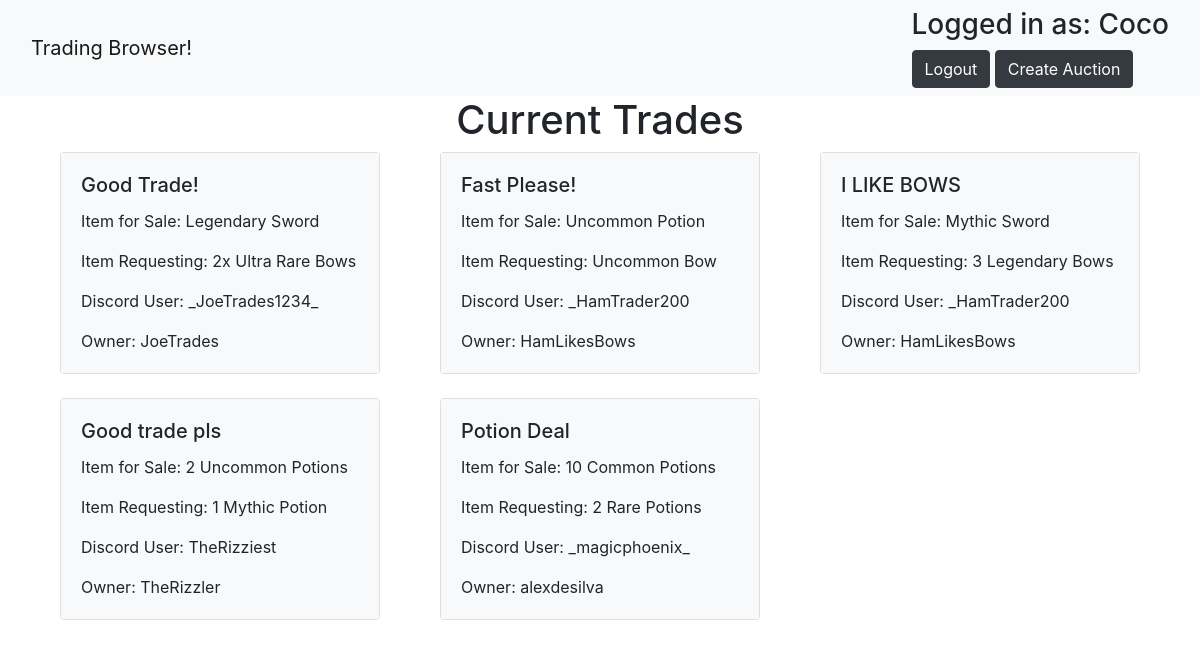
Page /Auction/ (signed in) on the committed database.
### AuctionApp/models.py (models this page shows)
class Trades(models.Model):
    ItemSell = models.CharField(null=False, max_length=30, default='')
    ItemBuy = models.CharField(null=False, max_length=30, default='')
    Title =  models.CharField(null=False, max_length=15, default='No Title')
    ForSale = models.BooleanField()
    ContactInfo = models.CharField(null=False, max_length=25, default='')
    user = models.ForeignKey(
        settings.AUTH_USER_MODEL,
        on_delete=models.CASCADE,
    )

### AuctionApp/views.py (the view)
def index(request):
    context = {}
    auctions = Trades.objects.all()
    context['auction_list'] = auctions
    return render(request, 'AuctionApp/auction_view.html', context=context)

### AuctionApp/templates/AuctionApp/auction_view.html (shortened to what this page needs)
<!DOCTYPE html>
<html lang="en">
    <head>
        {% load static %}
        <link rel="stylesheet" href="https://maxcdn.bootstrapcdn.com/bootstrap/4.5.2/css/bootstrap.min.css">
    </head>
<body>
<nav class="navbar navbar-light bg-light">
    <div class="container-fluid">
        <div class="navbar-header">
            <a class="navbar-brand" href="{% url 'AuctionApp:TradePage' %}">Trading Browser!</a>
        </div>
        <ul class="nav navbar-nav navbar-right">
            {% if user.is_authenticated %}
            <li>
                <h3>Logged in as: {{user.username}}</h2>
                <a href="{% url 'AuctionApp:logout' %}"><buttom class="btn btn-dark">Logout</buttom></a>
                <a href="{% url 'AuctionApp:createauction' %}"><button class="btn btn-dark">Create Auction</button></a>
            </li>
            {% else %}
            <li>
                <a href="{% url 'AuctionApp:registration' %}"><button class="btn btn-dark">Sign-Up</button></a>
                <a href="{% url 'AuctionApp:login' %}"><button class="btn btn-dark">Login</button></a>
            </li>
            {% endif %}
        </ul>
    </div>
</nav>
{% if user.is_authenticated %}
    <h1 class="text-center">Current Trades</h1>
    {% if auction_list %}
    <div class="container">
        <div class="card-deck">
            {% for auction in auction_list %}
            {% if auction.ForSale == True %}
                <div class="col-md-4 mb-4">
                    <div class="card">
                        <div class="card-body bg-light">
                            <h5 class="card-title">{{ auction.Title }}</h5>
                            <p class="card-text"> Item for Sale: {{ auction.ItemSell }}</p>
                            <p class="card-text"> Item Requesting: {{ auction.ItemBuy }}</p>
                            <p class="card-text"> Discord User: {{ auction.ContactInfo }}</p>
                            <p class="card-text">Owner: {{ auction.user }}</p>
                        </div>
                    </div>
                </div>
            {% endif %}
            {% endfor %}
        </div>
    </div>
    {% else %}
        Auctions dont exist aww
    {% endif %}
{% else %}
    <div class="d-flex min-vh-100 justify-content-center align-items-center">
        <h2 class="text-center"> Please login to view trades! </h2>
    </div>
{% endif %}
</body>

### rows in the picture
Trades: Title "Good Trade!", ItemSell "Legendary Sword", ItemBuy "2x Ultra Rare Bows", ContactInfo "_JoeTrades1234_", user "JoeTrades"
Trades: Title "Fast Please!", ItemSell "Uncommon Potion", ItemBuy "Uncommon Bow", ContactInfo "_HamTrader200", user "HamLikesBows"
Trades: Title "I LIKE BOWS", ItemSell "Mythic Sword", ItemBuy "3 Legendary Bows", ContactInfo "_HamTrader200", user "HamLikesBows"
Trades: Title "Good trade pls", ItemSell "2 Uncommon Potions", ItemBuy "1 Mythic Potion", ContactInfo "TheRizziest", user "TheRizzler"
Trades: Title "Potion Deal", ItemSell "10 Common Potions", ItemBuy "2 Rare Potions", ContactInfo "_magicphoenix_", user "alexdesilva"

### other values in the picture
{{ user.username }} "Coco"
